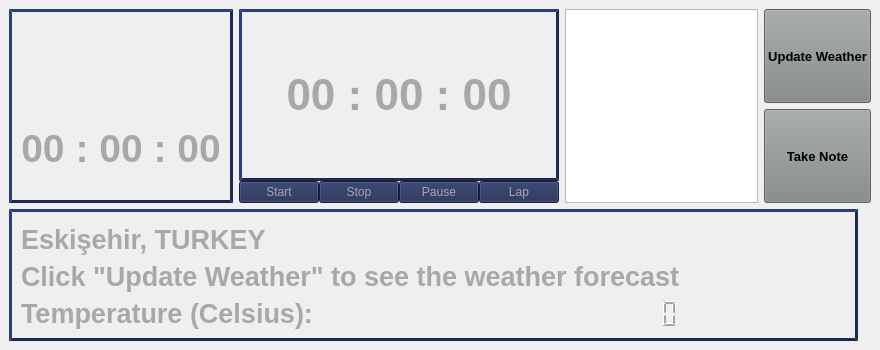
<?xml version="1.0" encoding="UTF-8"?>
<ui version="4.0">
 <class>MainWindow</class>
 <widget class="QMainWindow" name="MainWindow">
  <property name="geometry">
   <rect>
    <x>0</x>
    <y>0</y>
    <width>880</width>
    <height>350</height>
   </rect>
  </property>
  <property name="minimumSize">
   <size>
    <width>250</width>
    <height>150</height>
   </size>
  </property>
  <property name="windowTitle">
   <string>chroNOTEmeter</string>
  </property>
  <widget class="QWidget" name="centralwidget">
   <property name="styleSheet">
    <string notr="true">#centralwidget{
	border-image: url(:/background/background/pexels-adrien-olichon-2387793.jpg);
}</string>
   </property>
   <layout class="QGridLayout" name="gridLayout">
    <item row="0" column="0" colspan="2">
     <layout class="QHBoxLayout" name="horizontalLayout_7">
      <item>
       <layout class="QHBoxLayout" name="horizontalLayout_5">
        <item>
         <layout class="QHBoxLayout" name="horizontalLayout">
          <item>
           <layout class="QHBoxLayout" name="horizontalLayout_4">
            <item>
             <layout class="QHBoxLayout" name="horizontalLayout_3">
              <item>
               <widget class="QFrame" name="dateTimeBox">
                <property name="styleSheet">
                 <string notr="true">#dateTimeBox{
border-color: rgb(29, 41, 81);
border-width: 3px;
border-style: outset;
}</string>
                </property>
                <layout class="QVBoxLayout" name="verticalLayout_3">
                 <property name="spacing">
                  <number>0</number>
                 </property>
                 <item>
                  <widget class="QLabel" name="date_label">
                   <property name="font">
                    <font>
                     <pointsize>29</pointsize>
                     <weight>75</weight>
                     <italic>false</italic>
                     <bold>true</bold>
                    </font>
                   </property>
                   <property name="styleSheet">
                    <string notr="true">color: rgb(168, 168, 168);</string>
                   </property>
                   <property name="text">
                    <string/>
                   </property>
                   <property name="alignment">
                    <set>Qt::AlignCenter</set>
                   </property>
                  </widget>
                 </item>
                 <item>
                  <widget class="QLabel" name="current_time">
                   <property name="font">
                    <font>
                     <pointsize>29</pointsize>
                     <weight>75</weight>
                     <bold>true</bold>
                    </font>
                   </property>
                   <property name="layoutDirection">
                    <enum>Qt::LeftToRight</enum>
                   </property>
                   <property name="styleSheet">
                    <string notr="true">color: rgb(168, 168, 168);</string>
                   </property>
                   <property name="text">
                    <string>00 : 00 : 00</string>
                   </property>
                   <property name="alignment">
                    <set>Qt::AlignCenter</set>
                   </property>
                  </widget>
                 </item>
                </layout>
               </widget>
              </item>
             </layout>
            </item>
           </layout>
          </item>
          <item>
           <layout class="QVBoxLayout" name="verticalLayout_4">
            <property name="spacing">
             <number>0</number>
            </property>
            <item>
             <widget class="QLabel" name="stopwatch">
              <property name="font">
               <font>
                <pointsize>33</pointsize>
                <weight>75</weight>
                <bold>true</bold>
               </font>
              </property>
              <property name="styleSheet">
               <string notr="true">color: rgb(168, 168, 168);
border-color: rgb(29, 41, 81);
border-width: 3px;
border-style: outset;

</string>
              </property>
              <property name="text">
               <string>00 : 00 : 00</string>
              </property>
              <property name="alignment">
               <set>Qt::AlignCenter</set>
              </property>
             </widget>
            </item>
            <item>
             <layout class="QHBoxLayout" name="horizontalLayout_2">
              <item>
               <widget class="QPushButton" name="startbutton">
                <property name="styleSheet">
                 <string notr="true">color: rgb(168, 168, 168);
background-color: rgb(29, 41, 81);</string>
                </property>
                <property name="text">
                 <string>Start</string>
                </property>
               </widget>
              </item>
              <item>
               <widget class="QPushButton" name="stop_reset_button">
                <property name="styleSheet">
                 <string notr="true">color: rgb(168, 168, 168);
background-color: rgb(29, 41, 81);</string>
                </property>
                <property name="text">
                 <string>Stop</string>
                </property>
               </widget>
              </item>
              <item>
               <widget class="QPushButton" name="pausebutton">
                <property name="styleSheet">
                 <string notr="true">color: rgb(168, 168, 168);
background-color: rgb(29, 41, 81);</string>
                </property>
                <property name="text">
                 <string>Pause</string>
                </property>
               </widget>
              </item>
              <item>
               <widget class="QPushButton" name="lapbutton">
                <property name="styleSheet">
                 <string notr="true">color: rgb(168, 168, 168);

background-color: rgb(29, 41, 81);
</string>
                </property>
                <property name="text">
                 <string>Lap</string>
                </property>
               </widget>
              </item>
             </layout>
            </item>
           </layout>
          </item>
         </layout>
        </item>
       </layout>
      </item>
      <item>
       <layout class="QHBoxLayout" name="horizontalLayout_6">
        <item>
         <widget class="QTextBrowser" name="textBrowser">
          <property name="minimumSize">
           <size>
            <width>0</width>
            <height>0</height>
           </size>
          </property>
         </widget>
        </item>
        <item>
         <layout class="QVBoxLayout" name="verticalLayout">
          <item>
           <widget class="QPushButton" name="weatherbutton">
            <property name="sizePolicy">
             <sizepolicy hsizetype="Preferred" vsizetype="Preferred">
              <horstretch>0</horstretch>
              <verstretch>0</verstretch>
             </sizepolicy>
            </property>
            <property name="font">
             <font>
              <pointsize>10</pointsize>
              <weight>75</weight>
              <bold>true</bold>
             </font>
            </property>
            <property name="styleSheet">
             <string notr="true">background-color: rgb(130, 135, 136);</string>
            </property>
            <property name="text">
             <string>Update Weather</string>
            </property>
            <property name="icon">
             <iconset resource="icons.qrc">
              <normaloff>:/icons/icons/cloudy.png</normaloff>:/icons/icons/cloudy.png</iconset>
            </property>
            <property name="iconSize">
             <size>
              <width>50</width>
              <height>50</height>
             </size>
            </property>
           </widget>
          </item>
          <item>
           <widget class="QPushButton" name="pushButton_4_takenote">
            <property name="sizePolicy">
             <sizepolicy hsizetype="Preferred" vsizetype="Preferred">
              <horstretch>0</horstretch>
              <verstretch>0</verstretch>
             </sizepolicy>
            </property>
            <property name="font">
             <font>
              <pointsize>10</pointsize>
              <weight>75</weight>
              <bold>true</bold>
             </font>
            </property>
            <property name="autoFillBackground">
             <bool>false</bool>
            </property>
            <property name="styleSheet">
             <string notr="true">background-color: rgb(130, 135, 136);
</string>
            </property>
            <property name="text">
             <string>Take Note</string>
            </property>
            <property name="icon">
             <iconset resource="icons.qrc">
              <normaloff>:/icons/icons/post-it.png</normaloff>:/icons/icons/post-it.png</iconset>
            </property>
            <property name="iconSize">
             <size>
              <width>30</width>
              <height>30</height>
             </size>
            </property>
            <property name="checkable">
             <bool>false</bool>
            </property>
           </widget>
          </item>
         </layout>
        </item>
       </layout>
      </item>
     </layout>
    </item>
    <item row="1" column="0">
     <widget class="QGroupBox" name="weatherBox">
      <property name="styleSheet">
       <string notr="true">#weatherBox{
border-color: rgb(29, 41, 81);
border-width: 3px;
border-style: outset;
}</string>
      </property>
      <layout class="QVBoxLayout" name="verticalLayout_2">
       <item>
        <widget class="QLabel" name="label_3">
         <property name="font">
          <font>
           <pointsize>20</pointsize>
           <weight>75</weight>
           <bold>true</bold>
          </font>
         </property>
         <property name="styleSheet">
          <string notr="true">color: rgb(168, 168, 168);</string>
         </property>
         <property name="text">
          <string>Eskişehir, TURKEY</string>
         </property>
         <property name="alignment">
          <set>Qt::AlignLeading|Qt::AlignLeft|Qt::AlignVCenter</set>
         </property>
        </widget>
       </item>
       <item>
        <widget class="QLabel" name="desc_label">
         <property name="font">
          <font>
           <pointsize>20</pointsize>
           <weight>75</weight>
           <bold>true</bold>
          </font>
         </property>
         <property name="layoutDirection">
          <enum>Qt::RightToLeft</enum>
         </property>
         <property name="styleSheet">
          <string notr="true">color: rgb(168, 168, 168);</string>
         </property>
         <property name="text">
          <string>Click &quot;Update Weather&quot; to see the weather forecast</string>
         </property>
         <property name="alignment">
          <set>Qt::AlignLeading|Qt::AlignLeft|Qt::AlignTop</set>
         </property>
        </widget>
       </item>
       <item>
        <layout class="QHBoxLayout" name="horizontalLayout_9">
         <item>
          <widget class="QLabel" name="label_2">
           <property name="font">
            <font>
             <pointsize>20</pointsize>
             <weight>75</weight>
             <bold>true</bold>
            </font>
           </property>
           <property name="styleSheet">
            <string notr="true">color: rgb(168, 168, 168);
</string>
           </property>
           <property name="text">
            <string>Temperature (Celsius):</string>
           </property>
           <property name="alignment">
            <set>Qt::AlignLeading|Qt::AlignLeft|Qt::AlignTop</set>
           </property>
          </widget>
         </item>
         <item>
          <widget class="QLCDNumber" name="feels_like">
           <property name="font">
            <font>
             <pointsize>20</pointsize>
            </font>
           </property>
           <property name="styleSheet">
            <string notr="true">color: rgb(168, 168, 168);
border-style: outset;

</string>
           </property>
          </widget>
         </item>
        </layout>
       </item>
      </layout>
     </widget>
    </item>
    <item row="1" column="1">
     <widget class="QLabel" name="weather_pic">
      <property name="sizePolicy">
       <sizepolicy hsizetype="Fixed" vsizetype="Fixed">
        <horstretch>0</horstretch>
        <verstretch>0</verstretch>
       </sizepolicy>
      </property>
      <property name="text">
       <string/>
      </property>
     </widget>
    </item>
   </layout>
  </widget>
  <widget class="QMenuBar" name="menubar">
   <property name="geometry">
    <rect>
     <x>0</x>
     <y>0</y>
     <width>880</width>
     <height>21</height>
    </rect>
   </property>
  </widget>
 </widget>
 <resources>
  <include location="icons.qrc"/>
 </resources>
 <connections/>
</ui>
